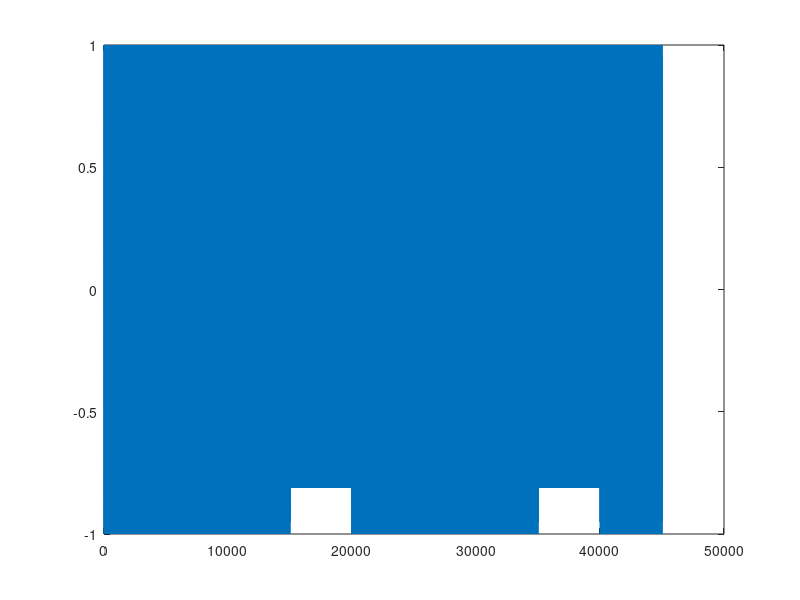

Reproduce this figure in MATLAB.
Fs = 10000; %Abtastfrequenz
Ts = 1/Fs;   %Abstastintervall
t = 0: Ts: 0.5; % 0.5s Signalabschnitt
x = [];


for FreqVec = [500 1000 1500 2000 2500 3000 3500 4000 4500]
tmp = cos(2*pi*FreqVec*t);
x = [x tmp];  
end

sound(x,Fs);

plot(x);


